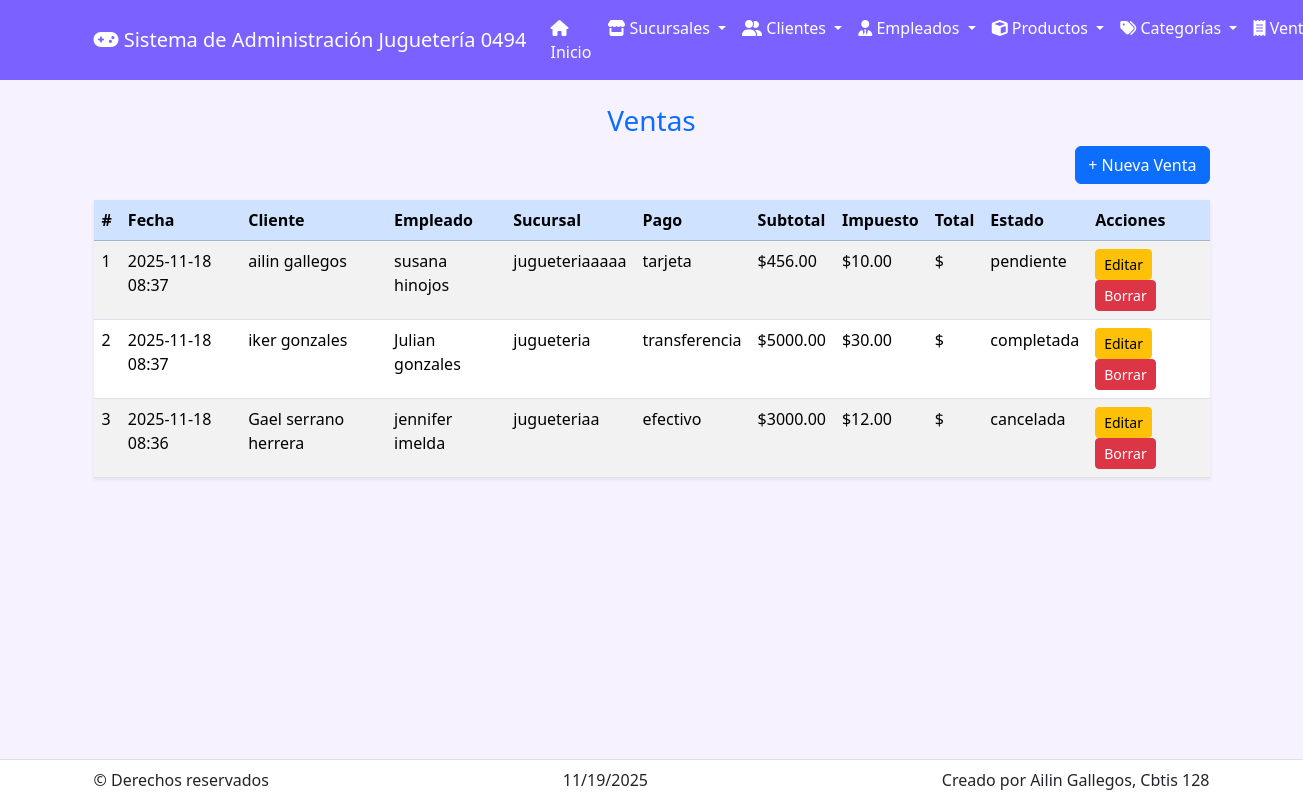
/ventas/, run on the app's committed database.
### app_Jugueteria/models.py (models this page shows, shortened)
class Venta(models.Model):
    ESTADOS = [
        ('completada', 'Completada'),
        ('pendiente', 'Pendiente'),
        ('cancelada', 'Cancelada'),
    ]
    METODOS = [
        ('efectivo', 'Efectivo'),
        ('tarjeta', 'Tarjeta'),
        ('transferencia', 'Transferencia'),
    ]
    id_venta = models.AutoField(primary_key=True)
    fecha = models.DateTimeField(default=timezone.now)
    id_cliente = models.ForeignKey(Cliente, on_delete=models.CASCADE, related_name='ventas')
    id_empleado = models.ForeignKey(Empleado, on_delete=models.CASCADE, related_name='ventas')
    id_sucursal = models.ForeignKey(Sucursal, on_delete=models.CASCADE, related_name='ventas')
    id_producto = models.ForeignKey(Producto, on_delete=models.CASCADE, related_name='ventas')
    metodo_pago = models.CharField(max_length=20, choices=METODOS)
    subtotal = models.DecimalField(max_digits=10, decimal_places=2)
    impuesto = models.DecimalField(max_digits=10, decimal_places=2)
    id_producto = models.ForeignKey(
    Producto,
    on_delete=models.CASCADE,
    related_name='ventas',
    null=True,
    blank=True
    )
    estado = models.CharField(max_length=20, choices=ESTADOS, default='pendiente')

class Cliente(models.Model):
    nombre = models.CharField(max_length=100)
    apellido = models.CharField(max_length=100)
    edad = models.PositiveIntegerField(blank=True, null=True)
    direccion = models.CharField(max_length=200, blank=True, null=True)
    telefono = models.CharField(max_length=20, blank=True, null=True)
    email = models.EmailField(blank=True, null=True)
    id_sucursal = models.ForeignKey(Sucursal, on_delete=models.CASCADE, related_name="clientes")

class Empleado(models.Model):
    nombre = models.CharField(max_length=100)
    apellido = models.CharField(max_length=100)
    edad = models.PositiveIntegerField(blank=True, null=True)
    direccion = models.CharField(max_length=200, blank=True, null=True)
    puesto = models.CharField(max_length=100)
    salario = models.DecimalField(max_digits=10, decimal_places=2, blank=True, null=True)
    id_sucursal = models.ForeignKey(Sucursal, on_delete=models.CASCADE, related_name="empleados")

class Sucursal(models.Model):
    nombre = models.CharField(max_length=100)
    direccion = models.CharField(max_length=200)
    ciudad = models.CharField(max_length=100)
    estado = models.CharField(max_length=100)
    telefono = models.CharField(max_length=20, blank=True, null=True)
    codigo_postal = models.CharField(max_length=10, blank=True, null=True)
    email = models.EmailField(blank=True, null=True)
    imagen = models.ImageField(upload_to='sucursales/', blank=True, null=True)

### app_Jugueteria/views.py (the view)
# urls.py: path('ventas/', views.ver_ventas, name='ver_ventas'),
def ver_ventas(request):
    ventas = Venta.objects.select_related('id_cliente', 'id_empleado', 'id_sucursal', 'id_producto').all().order_by('-fecha')
    return render(request, 'venta/ver_ventas.html', {'ventas': ventas})

### app_Jugueteria/templates/venta/ver_ventas.html
{% extends 'base.html' %}
{% block content %}
<h3 class="text-center text-primary">Ventas</h3>
<div class="mb-3 text-end">
  <a href="{% url 'agregar_venta' %}" class="btn btn-primary">+ Nueva Venta</a>
</div>
<table class="table table-striped table-hover shadow-sm bg-white">
  <thead class="table-primary">
    <tr>
      <th>#</th><th>Fecha</th><th>Cliente</th><th>Empleado</th><th>Sucursal</th><th>Pago</th><th>Subtotal</th><th>Impuesto</th><th>Total</th><th>Estado</th><th>Acciones</th>
    </tr>
  </thead>
  <tbody>
    {% for v in ventas %}
    <tr>
      <td>{{ forloop.counter }}</td>
      <td>{{ v.fecha|date:"Y-m-d H:i" }}</td>
      <td>{{ v.id_cliente.nombre }} {{ v.id_cliente.apellido }}</td>
      <td>{{ v.id_empleado.nombre }} {{ v.id_empleado.apellido }}</td>
      <td>{{ v.id_sucursal.nombre }}</td>
      <td>{{ v.metodo_pago }}</td>
      <td>${{ v.subtotal }}</td>
      <td>${{ v.impuesto }}</td>
      <td>${{ v.total }}</td>
      <td>{{ v.estado }}</td>
      <td>
        <a class="btn btn-sm btn-warning" href="{% url 'actualizar_venta' v.id_venta %}">Editar</a>
        <a class="btn btn-sm btn-danger" href="{% url 'borrar_venta' v.id_venta %}">Borrar</a>
      </td>
    </tr>
    {% empty %}
    <tr><td colspan="11" class="text-center">No hay ventas registradas.</td></tr>
    {% endfor %}
  </tbody>
</table>
{% endblock %}

### app_Jugueteria/templates/base.html (style rules this page uses)
:root { --primario:#7b61ff;--secundario:#f6f2ff }
body { background:var(--secundario);padding-bottom:80px }

### data on the page
Venta: fecha "2025-11-18 08:37", id_cliente.nombre "ailin", id_cliente.apellido "gallegos", id_empleado.nombre "susana", id_empleado.apellido "hinojos", id_sucursal.nombre "jugueteriaaaaa", metodo_pago "tarjeta", subtotal "456.00", impuesto "10.00", estado "pendiente"
Venta: fecha "2025-11-18 08:37", id_cliente.nombre "iker", id_cliente.apellido "gonzales", id_empleado.nombre "Julian", id_empleado.apellido "gonzales", id_sucursal.nombre "jugueteria", metodo_pago "transferencia", subtotal "5000.00", impuesto "30.00", estado "completada"
Venta: fecha "2025-11-18 08:36", id_cliente.nombre "Gael", id_cliente.apellido "serrano herrera", id_empleado.nombre "jennifer", id_empleado.apellido "imelda", id_sucursal.nombre "jugueteriaa", metodo_pago "efectivo", subtotal "3000.00", impuesto "12.00", estado "cancelada"
